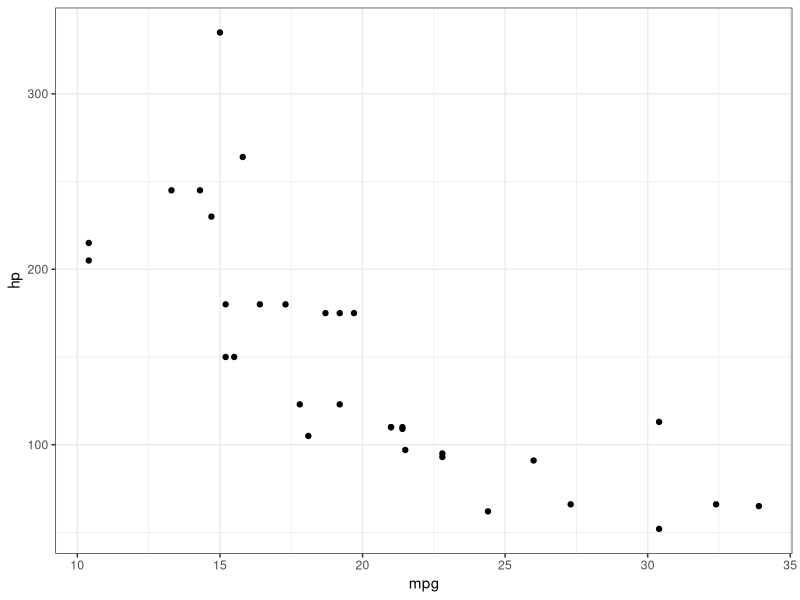
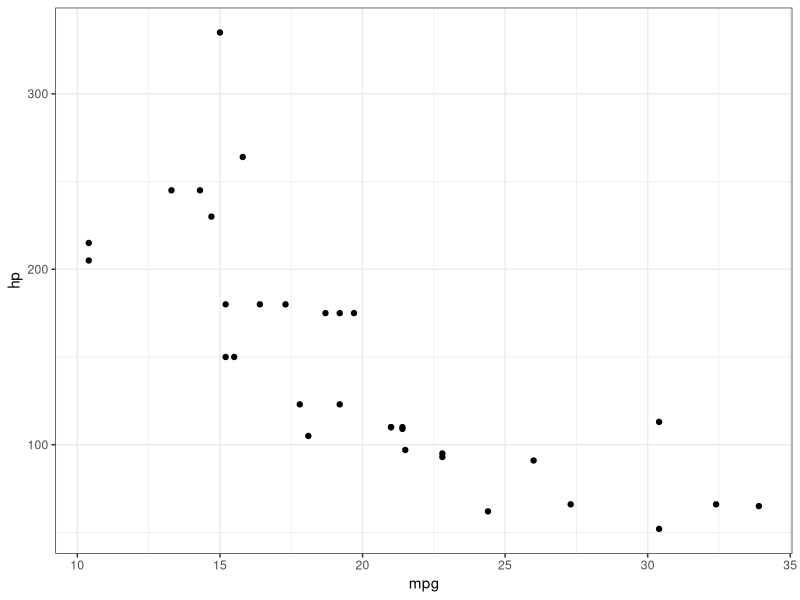

R code for these plots, in order:
## ---- chunk 1
library(knitr)
library(ggplot2)
library(fontawesome) # from github: https://github.com/rstudio/fontawesome
options(
    htmltools.dir.version = FALSE,
    knitr.table.format = "html",
    knitr.kable.NA = '')
knitr::opts_chunk$set(
    warning = FALSE,
    message = FALSE,
    # Better figure resolution
    fig.retina = 3)
dateWritten <- format(as.Date('2020-05-04'), format="%B %d %Y")
today <- format(Sys.Date(), format="%B %d %Y")
## ---- chunk 2
# Enables the ability to show all slides in a tile overview by pressing "o"
# devtools::install_github("gadenbuie/xaringanExtra")
# xaringanExtra::use_tile_view()
## ---- chunk 3
chunk_input <- "chunk_output"
chunk_input
## ---- chunk 4
chunk_input <- "chunk_output"
chunk_input
## ---- chunk 5
ggplot(mtcars, aes(x = mpg, y = hp)) +
    geom_point() +
    theme_bw() +
    labs(color = 'Cylinders')
## ---- chunk 6
ggplot(mtcars, aes(x = mpg, y = hp)) +
    geom_point() +
    theme_bw() +
    labs(color = 'Cylinders')
